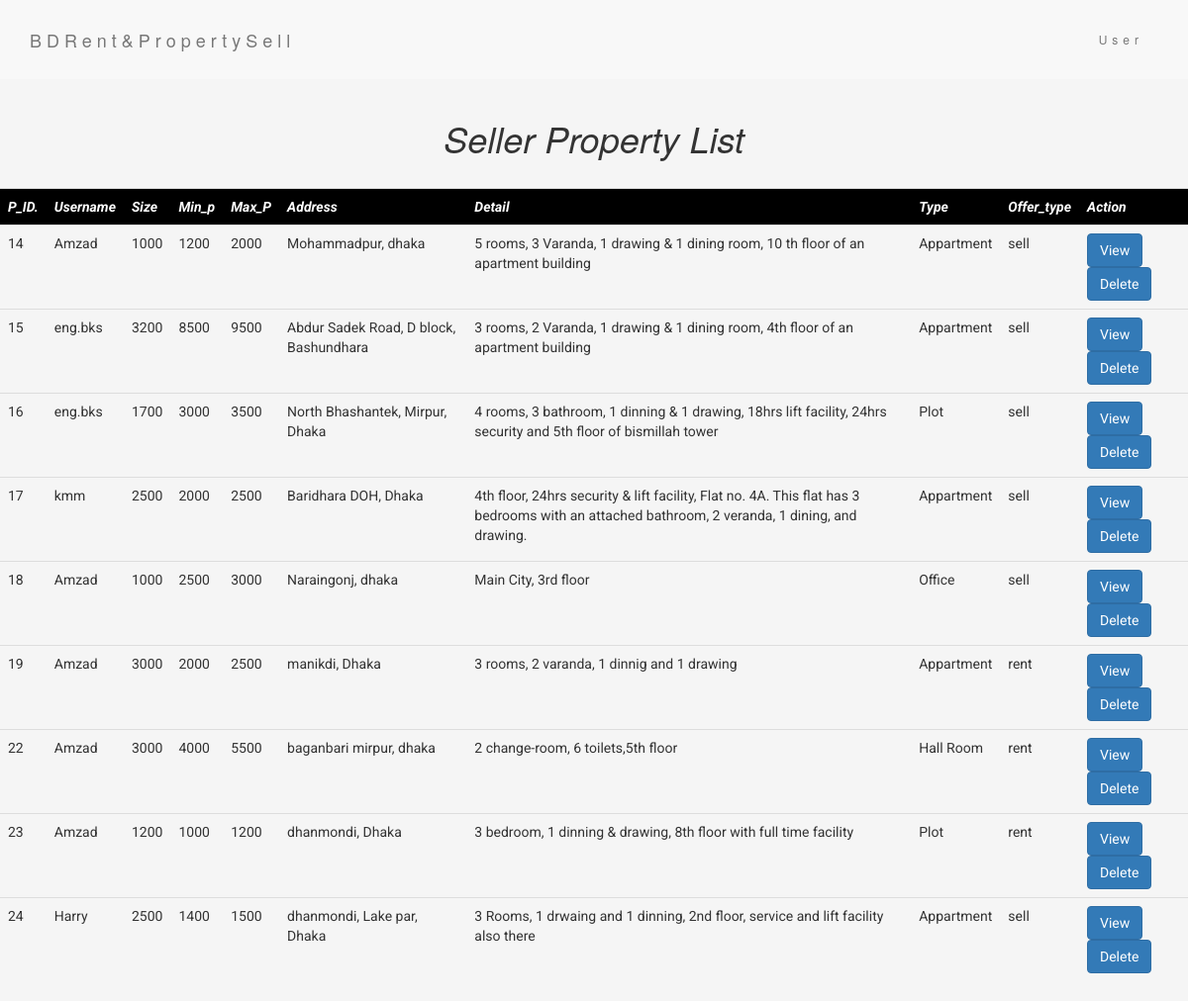
/admin_property_status_all.php, run on the app's committed database.
### tables this page shows
CREATE TABLE `persons` (
  `p_id` int(11) NOT NULL,
  `url` varchar(255) DEFAULT NULL,
  `url1` varchar(255) DEFAULT NULL,
  `url2` varchar(255) DEFAULT NULL,
  `address` varchar(255) DEFAULT NULL,
  `size` int(255) DEFAULT NULL,
  `min_p` int(255) DEFAULT NULL,
  `max_p` int(255) DEFAULT NULL,
  `p_typ` varchar(255) DEFAULT NULL,
  `of_type` varchar(255) DEFAULT NULL,
  `detail` text DEFAULT NULL,
  `o_id` int(11) NOT NULL,
  `lat` varchar(255) DEFAULT NULL,
  `lng` varchar(255) DEFAULT NULL
);

CREATE TABLE `userinfo` (
  `id` int(11) NOT NULL,
  `username` varchar(255) NOT NULL,
  `email` varchar(255) DEFAULT NULL,
  `address` varchar(255) DEFAULT NULL,
  `phn` varchar(255) DEFAULT NULL,
  `typ` varchar(255) DEFAULT NULL,
  `pass` varchar(255) DEFAULT NULL,
  `c_pass` varchar(255) DEFAULT NULL,
  `ulr` varchar(250) DEFAULT NULL,
  `qs` varchar(255) DEFAULT NULL,
  `ans` varchar(255) DEFAULT NULL
);

### admin_property_status_all.php (the view, shortened to what this page needs)
<?php
require "db.php";
$query=mysqli_query($con,"SELECT * FROM persons,userinfo WHERE persons.o_id=userinfo.id");
?>
<!DOCTYPE html>
<html>
<head>
  <link rel="stylesheet" href="https://maxcdn.bootstrapcdn.com/bootstrap/3.4.1/css/bootstrap.min.css">
</head>
<body>
<div>
	<nav class="navbar navbar-default">
  <div class="container">
    <div class="navbar-header">
      <a class="navbar-brand" href="#">BDRent&PropertySell</a>
    </div>
    <div class="collapse navbar-collapse" id="myNavbar">
      <ul class="nav navbar-nav navbar-right">
        <li><a href="login_backend.php">User</a></li>
      </ul>
    </div>
  </div>
</nav>
</div>
<div>
<div class="container-fluid text-center">
  <h1 style="font-style: italic;">Seller Property List</h1>
</div>
<table class="table">
  <tr class="thead-dark">
      <th>P_ID.</th>
      <th>Username</th>
      <th>Size</th>
      <th>Min_p</th>
      <th>Max_P</th>
      <th>Address</th>
      <th>Detail</th>
      <th>Type</th>
      <th>Offer_type</th>
      <th>Action</th>
    </tr>
  <?php
  while($q=mysqli_fetch_assoc($query)){
    $ad=$q["p_id"];
    $addr=mysqli_fetch_assoc(mysqli_query($con,"SELECT * FROM persons WHERE p_id=$ad"));
    echo"<tr>
      <td>".$q["p_id"]."</td>
      <td>".$q["username"]."</td>
      <td>".$q["size"]."</td>
      <td>".$q["min_p"]."</td>
      <td>".$q["max_p"]."</td>
      <td>".$addr["address"]."</td>
      <td>".$q["detail"]."</td>
      <td>".$q["p_typ"]."</td>
      <td>".$q["of_type"]."</td>
      <td><a href='property_details_page.php?id=".$q["p_id"]."&crc=2' class='btn btn-primary'>View</a>
      <a href='delete_property.php?id=".$q["p_id"]."' class='btn btn-primary'>Delete</a></td>
      </tr>
    ";
  }
  ?>
</table>
</div>
</body>
</html>

### admin_property_status_all.php (style rules this page uses)
body { margin: 0; padding: 0; }
.container-fluid { padding-top: 20px; padding-bottom: 20px; }
.navbar { padding-top: 15px; padding-bottom: 15px; border: 0; border-radius: 0; margin-bottom: 0; font-size: 12px; letter-spacing: 5px; }
.thead-dark { background-color: black; color: white; }
table { font-family: "Roboto", sans-serif; padding: 80px; }
th { font-style: italic; }
body { background-color: whitesmoke; }

### data on the page
persons: p_id "14", o.username "Amzad", size "1000", min_p "1200", max_p "2000", address "Mohammadpur, dhaka", detail "5 rooms, 3 Varanda, 1 drawing & 1 dining room, 10 th floor of an apartment building", p_typ "Appartment", of_type "sell"
persons: p_id "15", o.username "eng.bks", size "3200", min_p "8500", max_p "9500", address "Abdur Sadek Road, D block, Bashundhara", detail "3 rooms, 2 Varanda, 1 drawing & 1 dining room, 4th floor of an apartment building", p_typ "Appartment", of_type "sell"
persons: p_id "16", o.username "eng.bks", size "1700", min_p "3000", max_p "3500", address "North Bhashantek, Mirpur, Dhaka", detail "4 rooms, 3 bathroom, 1 dinning & 1 drawing, 18hrs lift facility, 24hrs security and 5th floor of bismillah tower", p_typ "Plot", of_type "sell"
persons: p_id "17", o.username "kmm", size "2500", min_p "2000", max_p "2500", address "Baridhara DOH, Dhaka", detail "4th floor, 24hrs security & lift facility, Flat no. 4A. This flat has 3 bedrooms with an attached bathroom, 2 veranda, 1 dining, and drawing.", p_typ "Appartment", of_type "sell"
persons: p_id "18", o.username "Amzad", size "1000", min_p "2500", max_p "3000", address "Naraingonj, dhaka", detail "Main City, 3rd floor", p_typ "Office", of_type "sell"
persons: p_id "19", o.username "Amzad", size "3000", min_p "2000", max_p "2500", address "manikdi, Dhaka", detail "3 rooms, 2 varanda, 1 dinnig and 1 drawing", p_typ "Appartment", of_type "rent"
persons: p_id "22", o.username "Amzad", size "3000", min_p "4000", max_p "5500", address "baganbari mirpur, dhaka", detail "2 change-room, 6 toilets,5th floor", p_typ "Hall Room", of_type "rent"
persons: p_id "23", o.username "Amzad", size "1200", min_p "1000", max_p "1200", address "dhanmondi, Dhaka", detail "3 bedroom, 1 dinning & drawing, 8th floor with full time facility", p_typ "Plot", of_type "rent"
persons: p_id "24", o.username "Harry", size "2500", min_p "1400", max_p "1500", address "dhanmondi, Lake par, Dhaka", detail "3 Rooms, 1 drwaing and 1 dinning, 2nd floor, service and lift facility also there", p_typ "Appartment", of_type "sell"
